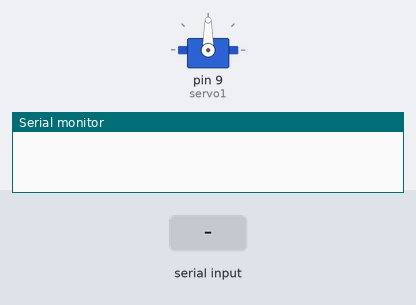
Simulated run of this sketch. Board: Arduino Uno, built with avr-gcc and run on an emulated ATmega328P. On the bench: servo, the last lines printed to the serial monitor. The test bench sets the inputs (shaded band).

Above: at 1.2 s.
1.3 s: "90,45\n" received over Serial
At 1.48 s:
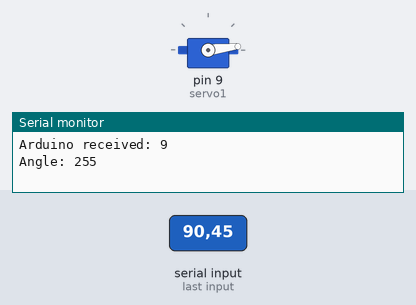
4.3 s: "30,150\n" received over Serial
At 5.6 s:
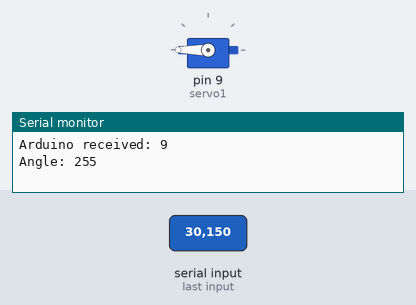
Timing chart, 0 to 11.9 s (numbered marks = the images above; inputs shaded):
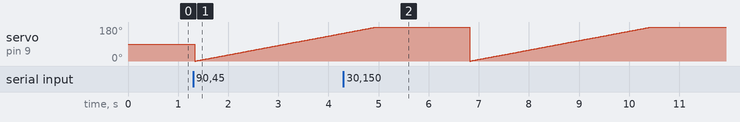

The sketch:

servo.ino
```cpp
/*
SparkFun Inventor's Kit
Example sketch 08

SINGLE SERVO

  Sweep a servo back and forth through its full range of motion.

  A "servo", short for servomotor, is a motor that includes
  feedback circuitry that allows it to be commanded to move to
  specific positions. This one is very small, but larger servos
  are used extensively in robotics to control mechanical arms,
  hands, etc. You could use it to make a (tiny) robot arm,
  aircraft control surface, or anywhere something needs to be
  moved to specific positions.

Hardware connections:

  The servo has a cable attached to it with three wires.
  Because the cable ends in a socket, you can use jumper wires
  to connect between the Arduino and the servo. Just plug the
  jumper wires directly into the socket.

  Connect the RED wire (power) to 5 Volts (5V)
  Connect the WHITE wire (signal) to digital pin 9
  Connect the BLACK wire (ground) to ground (GND)

  Note that servos can use a lot of power, which can cause your
  Arduino to reset or behave erratically. If you're using large
  servos or many of them, it's best to provide them with their
  own separate 5V supply. See this Arduino Forum thread for info:
  http://www.arduino.cc/cgi-bin/yabb2/YaBB.pl?num=1239464763

This sketch was written by SparkFun Electronics,
with lots of help from the Arduino community.
This code is completely free for any use.
Visit http://learn.sparkfun.com/products/2 for SIK information.
Visit http://www.arduino.cc to learn about the Arduino.

Version 2.0 6/2012 MDG
*/


// If we had to write a sketch to control a servo from scratch,
// it would be a lot of work. Fortunately, others have done the
// hard work for you. We're going to include a "library"
// that has the functions needed to drive servos.

// A library is an set of additional functions you can add to
// your sketch. Numerous libraries are available for many uses,
// see http://arduino.cc/en/Reference/Libraries for information
// on the standard libraries, and Google for others. When you're
// using a new part, chances are someone has written a library
// for it.

#include <Servo.h>  // servo library

// Once you "include" a library, you'll have access to those
// functions. You can find a list of the functions in the servo
// library at: http://arduino.cc/en/Reference/Servo
// Most libraries also have example sketches you can load from
// the "file/examples" menu.

// Now we'll create a servo "object", called servo1. You should
// create one of these for each servo you want to control.
// You can control a maximum of twelve servos on the Uno
// using this library. (Other servo libraries may let you
// control more). Note that this library disables PWM on
// pins 9 and 10!

Servo servo1;  // servo control object
int position;
String readString;


void setup()
{
  // We'll now "attach" the servo1 object to digital pin 9.
  // If you want to control more than one servo, attach more
  // servo objects to the desired pins (must be digital).

  // Attach tells the Arduino to begin sending control signals
  // to the servo. Servos require a continuous stream of control
  // signals, even if you're not currently moving them.
  // While the servo is being controlled, it will hold its
  // current position with some force. If you ever want to
  // release the servo (allowing it to be turned by hand),
  // you can call servo1.detach().
  Serial.begin(9600);  // initialize serial communications at 9600 bps

  servo1.attach(9);
}


void loop()
{
  while(!Serial.available()) {}
  // serial read section

  while (Serial.available())
  {
    if (Serial.available() >0)
    {
      char c = Serial.read();  //gets one byte from serial buffer
      readString += c; //makes the string readString
    }
  }

  int gap = 180/6;
  int pointer = 0;
  int position = 0;
  if (readString.length()>0){
    Serial.print("Arduino received: ");
    Serial.println(readString); //see what was received
    position = readString.toInt()-1;
    Serial.print("Angle: ");
    pointer = gap*position + 15;
    String strPointer = String(pointer);
    Serial.println(strPointer);
    Serial.flush();
  }

  // To control a servo, you give it the angle you'd like it
  // to turn to. Servos cannot turn a full 360 degrees, but you
  // can tell it to move anywhere between 0 and 180 degrees.

  // Change position at full speed:

  int p;

  for(p = 0; p <= pointer; p += 1)
  {
    servo1.write(p);  // Move to next position
    delay(20);               // Short pause to allow it to move
  }

  delay(100);


  delay(200);
}
```
